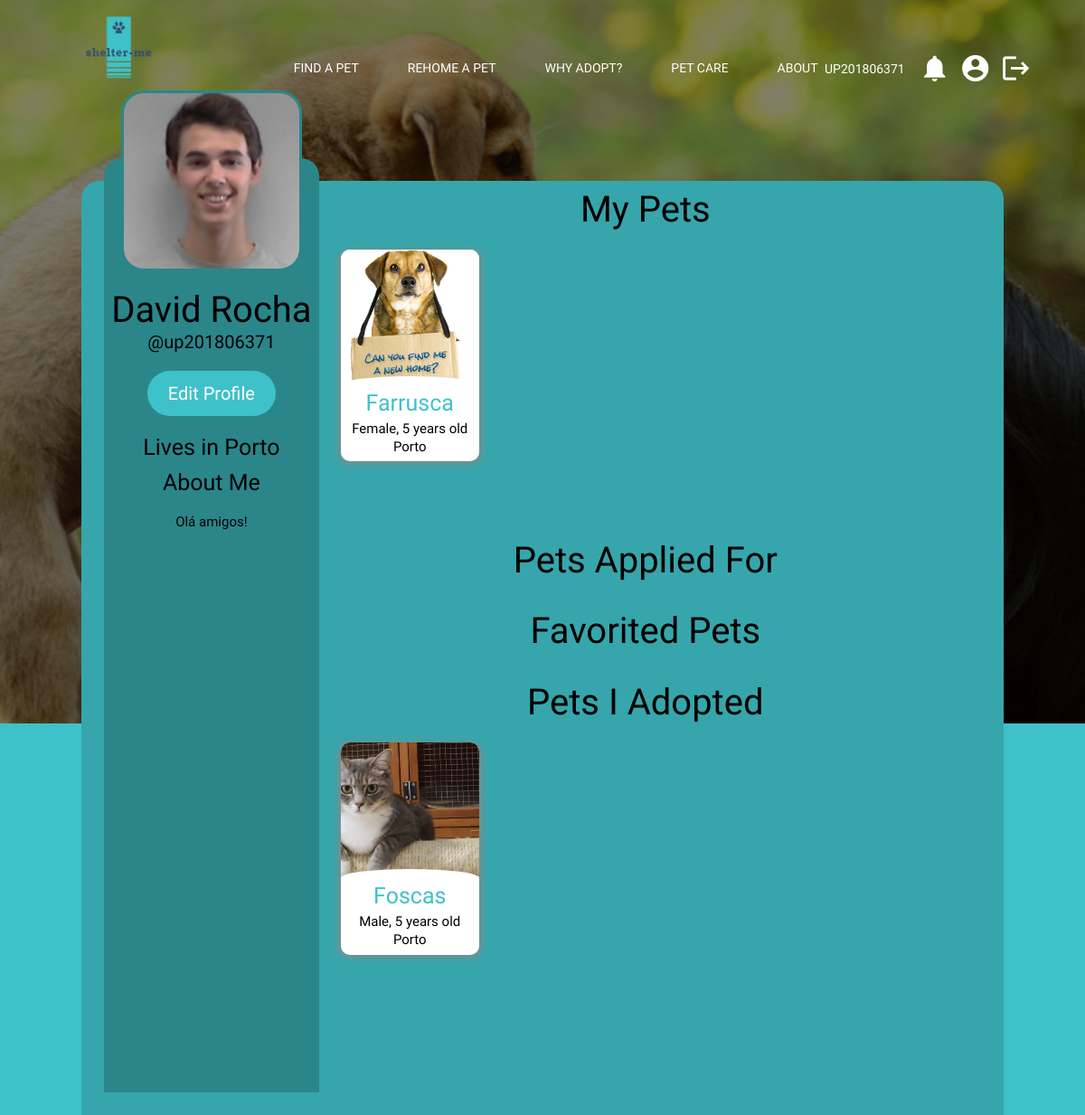
The app's page /pages/profilepage.php (signed in) with its own data.
### tables this page shows
CREATE TABLE user (
    username     VARCHAR PRIMARY KEY,
    password     VARCHAR NOT NULL,
    firstname    VARCHAR,
    lastname     VARCHAR,
    gender       VARCHAR,
    phonenumber  INTEGER,
    aboutme      VARCHAR,
    city         VARCHAR,
    profilepicId INTEGER
);

CREATE TABLE images (
  id INTEGER PRIMARY KEY,
  title VARCHAR NOT NULL
);

CREATE TABLE animal (animal_id INTEGER PRIMARY KEY, animal_name VARCHAR NOT NULL, species VARCHAR NOT NULL, breed VARCHAR NOT NULL, age INTEGER NOT NULL CHECK (age > 0), gender VARCHAR NOT NULL, size VARCHAR NOT NULL, spayed_neutered, location VARCHAR, reasons VARCHAR, keep_time VARCHAR, story VARCHAR, image INTEGER REFERENCES images (id), owner VARCHAR REFERENCES user (username) ON UPDATE CASCADE, adopted BOOLEAN, newowner VARCHAR REFERENCES user (username) ON UPDATE CASCADE, factID INTEGER REFERENCES factCheck (id));

### pages/profilepage.php (called while the page is built, shortened)
<?php
  include_once('../templates/tpl_profile.php');
  include_once('../includes/header.php');
  include_once('../database/db_user.php');
  include_once('../database/animals.php');
  $name = $_SESSION['username'];
  $user = getUser($name);
  $path = $user[0]['title'];
  $animals = getMyPets($user[0]['username']);
  $favanimals = getMyFavPets($user[0]['username']);
  $appliedanimals = getMyAppliedPets($user[0]['username']);
  $adoptedanimals = getMyAdoptedPets($user[0]['username']);
  draw_profile($animals, $favanimals, $appliedanimals, $adoptedanimals, $user, $path);
?>

### database/db_user.php (called while the page is built, shortened)
<?php
  function getUser($name) {
    $db = Database::instance()->db();
    $stmt = $db->prepare("SELECT * FROM user INNER JOIN images on user.profilepicID = images.id WHERE username = ?");
    $stmt->execute(array($name));
    return $stmt->fetchAll();
  }
?>

### database/animals.php (called while the page is built, shortened)
<?php
  function getMyAdoptedPets($user){
    $db = Database::instance()->db();
    $stmt = $db->prepare("SELECT * from animal INNER JOIN images on animal.image = images.id WHERE adopted='true' AND newowner=?");
    $stmt->execute(array($user));
    return $stmt->fetchAll();
  }
  function getMyPets($user){
    $db = Database::instance()->db();
    $stmt = $db->prepare("SELECT * FROM user INNER JOIN animal on animal.owner = user.username INNER JOIN images on animal.image = images.id WHERE user.username = ? AND adopted='false'");
    $stmt->execute(array($user));
    return $stmt->fetchAll();
  }
?>

### templates/tpl_profile.php (the view, shortened to what this page needs)
<?php function draw_profile($animals, $favanimals, $appliedanimals, $adoptedanimals, $user, $path) { ?>
    <!DOCTYPE html>
    <html>
        <body>
            <div class="profilewrap">
                <div class="profilebackgroundBox">
                    <div class="profilemainInfo">
                        <div class = "profilepic">
                            <img src=<?=$path?> alt="profilepic"/>
                        </div>
                        <div class = "name">
                            <p> <?=$user[0]['firstname']?> <?=$user[0]['lastname']?> </p>
                        </div>
                        <div class = "userName">
                            <p> @<?=$user[0]['username']?> </p>
                        </div>
                        <div class = "editProfile">
                            <a href="editprofile.php">
                                <button class="editprofile">Edit Profile</button>
                            </a>
                        </div>
                        <div class = "aboutMe">
                            <p>Lives in <?= $user[0]['city'] ?> </p>
                            About Me
                        </div>
                        <div class = "description">
                        <p> <?=$user[0]['aboutme']?> </p>
                        </div>
                        <div class = "emptyspace">
                        </div>
                    </div>
                    <div class="profilepetscontainer">
                        <div class="petslist">
                            <div class="petsInfo">
                                <div class="title">
                                    <label>My Pets</label>
                                </div>
                                <div class = "profilecards">
                                    <?php foreach ($animals as $animal) {
                                        $id = $animal['animal_id'];
                                        $link = "animalsdetails.php?animal_id=".$id;
                                        ?>
                                        <a href=<?=$link?> style="text-decoration:none">
                                        <div class="profilecard">
                                            <div class = "profilecard_image-container">
                                                <img src=<?= $animal['title'] ?> alt="image"/>
                                            </div>
                                            <div class="profilecard_content">
                                                <div class="profilecard_content2">
                                                    <p class="profilecard_title">
                                                        <p class="animal"><?=$animal['animal_name']?></p>
                                                    </p>
                                                </div>
                                                <div class="profilecard_info">
                                                    <p class="animal"><?=$animal['gender']?>, <?=$animal['age']?> years old</p>
                                                </div>
                                                <div class="profilecard_info2">
                                                    <p class="animal"><?=$animal['location']?></p>
                                                </div>
                                            </div>
                                        </div>
                                        </a>
                                    <?php } ?>
                                </div>
                            </div>
                            <div class="petsInfo">
                                <div class="title">
                                    <label>Pets Applied For</label>
                                </div>
                            </div>
                            <div class="petsInfo">
                                <div class="title">
                                    <label>Favorited Pets</label>
                                </div>
                            </div>
                            <div class="petsInfo">
                                <div class="title">
                                    <label>Pets I Adopted</label>
                                </div>
                                <div class = "profilecards">
                                    <?php foreach ($adoptedanimals as $animal) {
                                        ?>
                                        <div class="profilecard">
                                            <div class = "profilecard_image-container">
                                                <img src=<?= $animal['title'] ?> alt="image"/>
                                            </div>
                                            <div class="profilecard_content">
                                                <div class="profilecard_content2">
                                                    <p class="profilecard_title">
                                                        <p class="animal"><?=$animal['animal_name']?></p>
                                                    </p>
                                                </div>
                                                <div class="profilecard_info">
                                                    <p class="animal"><?=$animal['gender']?>, <?=$animal['age']?> years old</p>
                                                </div>
                                                <div class="profilecard_info2">
                                                    <p class="animal"><?=$animal['location']?></p>
                                                </div>
                                            </div>
                                        </div>
                                    <?php } ?>
                                </div>
                            </div>
                            <div class="emptyspace"></div>
                        </div>
                    </div>
                </div>
            </div>
        </body>
    </html>
<?php } ?>

### css/style.css (style rules this page uses)
* { margin: 0; padding: 0; box-sizing: border-box; font-family: 'PT Sans Caption', sans-serif; }
body { font-family: roboto; background-color: #3fc1c9; }
.profilebackgroundBox { background: #36a6ac; position: relative; width: 85%; height: 100%; margin: auto; border-radius: 20px 20px 0px 0px; position: relative; top: 200px; display: flex; }
.profilemainInfo { background: #2b868a; position: relative; width: 30%; border-radius: 20px 20px 0px 0px; position: relative; left: 25px; top: -25px; }
.profilemainInfo .profilepic { position: relative; bottom: 75px; border-radius: 25px; margin: 0 auto; text-align: center; }
.profilemainInfo .profilepic img { min-height: 200px; min-width: 200px; max-height: 200px; max-width: 200px; border-radius: 25px; border: solid #2b868a; object-fit: cover; }
.profilemainInfo .name { width: 100%; text-align: center; font-size: 40px; margin-top: -60px; }
.profilemainInfo .userName { width: 100%; text-align: center; font-size: 20px; }
.profilemainInfo .aboutMe { width: 100%; text-align: center; margin-top: 50px; font-size: 25px; }
.profilemainInfo .aboutMe p { width: 100%; text-align: center; margin-top: -30px; margin-bottom: 10px; font-size: 25px; }
.profilemainInfo .description { margin: auto; width: 80%; text-align: center; margin-top: 20px; font-size: 15px; }
.profilemainInfo .editprofile { width: 12.5%; height: 40px; color: white; cursor: pointer; font-size: 20px; }
.profilemainInfo .editProfile { width: 100%; cursor: pointer; text-align: center; display: flex; margin: auto; }
.profilemainInfo .editProfile a { width: 100%; }
.profilemainInfo .editProfile button { width: 60%; cursor: pointer; background-color: #3fc1c9; border-radius: 30px; box-shadow: inset 0 0 0 0 #3fc1c9; outline: none; border: none; height: 50px; margin-top: 20px; }
.profilepetscontainer { margin-left: -1%; width: 100%; height: 100%; }
.petsInfo .title { font-size: 250%; margin-top: 1%; text-align: center; }
.profilecards { margin-left: 7.5%; margin-right: 5%; margin-top: 3%; display: grid; grid-template-columns: 22% 22% 22% 22%; grid-gap: 4%; }
.profilecard { height: 75%; width: 100%; border: 2px black; display: flex; flex-direction: column; background-color: white; cursor: pointer; transition: all 0.3s ease 0s; border-radius: 10px; box-shadow: 0px 0px 8px 2px #888888; }
.profilecard_image-container { width: 100%; position: relative; bottom: 2.5px; text-align: center; border-radius: 30px; margin: 0 auto; }
.profilecard_image-container img { max-width: 100%; min-width: 100%; min-height: 180px; max-height: 180px; text-align: center; border-radius: 10px; margin: 0 auto; object-fit: cover; background: white; }
.profilecard_content { background: white; height: 20%; width: 100%; text-align: center; position: relative; bottom: 20%; margin: 0 auto; font-size: 25px; color: #3fc1c9; -moz-border-radius: 400px / 50px; -webkit-border-radius: 400px / 50px; border-radius: 400px / 50px; }
.profilecard_content p { margin-bottom: 15px; }
.profilecard_info { margin: 0 auto; font-size: 15px; position: relative; bottom: 22%; color: black; }
.profilecard_info2 { margin: 0 auto; font-size: 15px; position: relative; bottom: 50.5%; color: black; }
.emptyspace { width: 100%; height: 100px; }

### records on screen
user: images.title (picture), firstname "David", lastname "Rocha", username "up201806371", city "Porto", aboutme "Olá amigos!"
animal: image.title (picture), animal_name "Farrusca", gender "Female", age "5", location "Porto"
animal: image.title (picture), animal_name "Foscas", gender "Male", age "5", location "Porto"

### other values on screen
$_SESSION['username'] "UP201806371"
